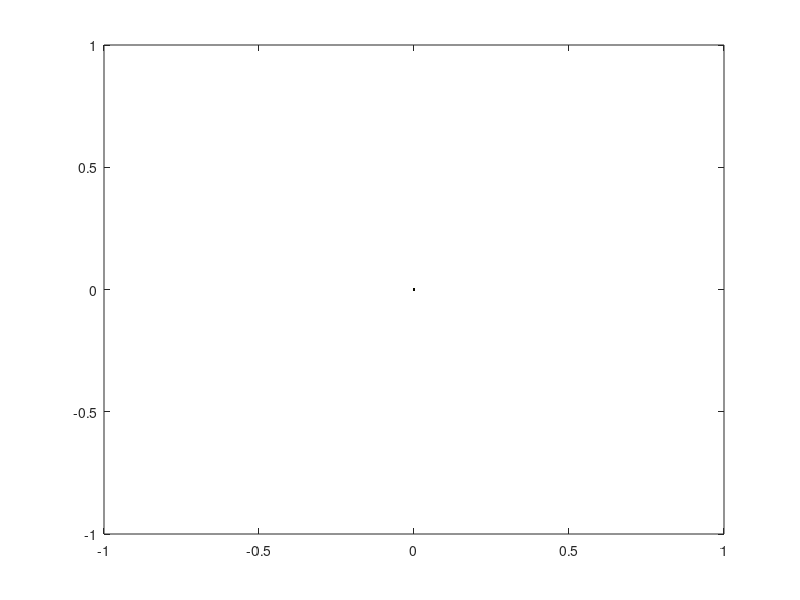

This figure's MATLAB source: (Note: this script raises an error after producing the figure.)
%% Generate transparent images of the Medusa vehicle
%  Author: Nguyen Tuan Hung - IST Lisbon
close all;
clear all;
Col_VTblack= [128,128,128]/255;           % gray
Col_VTyellow= [255,255,153]/255;           % gray
Col_VTred= [255,102,0]/255;           % gray
col = [Col_VTblack;
       Col_VTyellow;
       Col_VTred];

p=[0 0] ;
yaw=-90;

for i=1:3
figure
set(figure(i), 'Units', 'normalized', 'Position', [0,0,1,1]);
   plot(p(1,2),p(1,1),'.-','LineWidth',0.5,'Color',[10,10,0]/255);
   hold on;
   Scale=.01;
   GTF_Simulink_PlotAUV([p(1,2),p(1,1),0], [0,0,yaw], Scale, 0,col(i,:),1);  
axis([-1 1 -1 1]);
   
set(gca,'xtick',[])
set(gca,'xticklabel',[])

set(gca,'ytick',[])
set(gca,'yticklabel',[])

set(gca,'visible','off')
set(gcf, 'Color', 'None');
if (i==1)
    export_fig VTmblack.png  -transparent;
elseif (i==2)
    export_fig VTmyellow.png  -transparent;
else
    export_fig VTmred.png  -transparent;
end
close all;
end


% close all;

% saveas(figure(1),'VTmblack.png')
% saveas(figure(2),'VTmyellow.png')
% saveas(figure(3),'VTmred.png')
% export_fig -png  -transparent;
%   